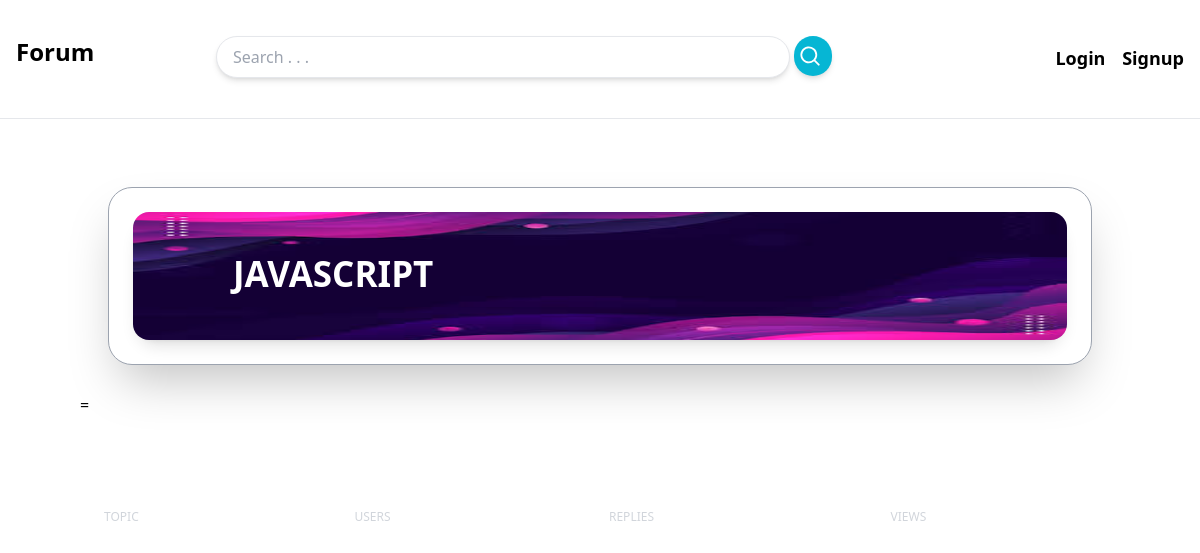
The app's page /category/2/, older data.
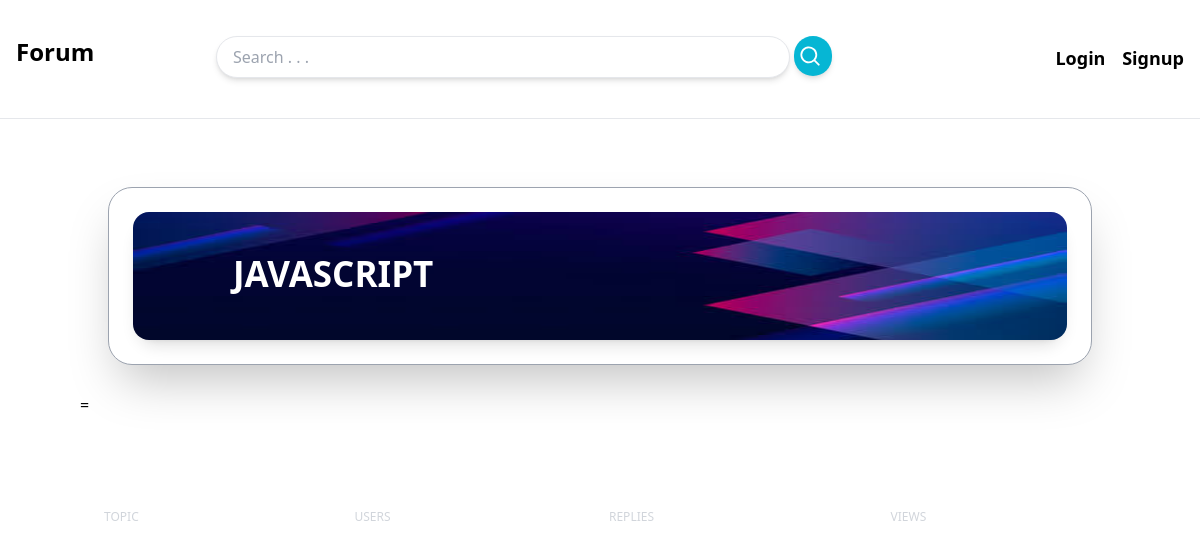
The same page, newer data.
### discussion_app/models.py (models this page shows, shortened)
class Category(models.Model):
    name = models.CharField(max_length=255)
    logo = models.ImageField(upload_to='post_logos/', blank=True, null=True)
    class Meta:
        verbose_name_plural = 'Categories'

### discussion_app/views.py (the view)
# urls.py: path('<int:id>/', views.category_detail, name='category_detail'),
def category_detail(request, id):
    category = get_object_or_404(models.Category, id=id)
    all_posts = category.post_category.all()
    context = {
        'category': category,
    }
    return render(request, 'discussion_app/category.html', context)

### discussion_app/templates/discussion_app/category.html (shortened to what this page needs)
{% extends 'core_app/base.html' %}
{% block content %}
    <div class="grid grid-cols-1 mx-20 my-10">
        <div class="flex justify-center bg-white m-7 overflow-hidden rounded-3xl shadow-2xl border border-gray-400">
            <div class="relative h-32  m-6 rounded-3xl shadow-lg w-full ">
                <img class="w-full h-32 rounded-2xl" src="{{category.logo.url}}" alt="category name">
                <h1 class="absolute left-[100px] bottom-[40px] font-semibold text-[35px] text-white">{{category.name | upper}}</h1>
            </div>
        </div>
=<div class="relative overflow-x-auto mt-20">
    <table class="w-full text-sm text-left text-gray-500 dark:text-gray-400">
        <thead class="text-xs text-gray-300">
            <tr>
                <th scope="col" class="px-6 py-3 font-medium">
                    TOPIC
                </th>
                <th scope="col" class="px-6 py-3 font-medium">
                    USERS
                </th>
                <th scope="col" class="px-6 py-3 font-medium">
                    REPLIES
                </th>
                <th scope="col" class="px-6 py-3 font-medium">
                    VIEWS
                </th>
            </tr>
        </thead>
    </table>
</div>
    </div>
{% endblock %}

### core_app/templates/core_app/base.html (shortened to what this page needs)
<html lang="en">
<head>
    <script src="https://cdn.tailwindcss.com"></script>
</head>
<body>
    <nav class="grid grid-cols-10 my-4 bg-white">
        <div class="col-span-1 px-4 py-2">
            <a href="/">
            <h2 class="font-semibold mt-3 text-2xl ">Forum</h2>
            </a>
        </div>
        <div class="col-span-7 ml-28 my-2">
            <form action="">
                <div class="flex justify-center space-x-1">
                <input type="text" placeholder="Search . . ." class="mt-3 shadow-md px-4 w-full border rounded-full py-2 font-medium">
                <button class="bg-cyan-500 mt-3 hover:bg-cyan-400 text-white rounded-full w-10 h-10 text-md shadow-md items-center">
                    <svg xmlns="http://www.w3.org/2000/svg" viewBox="0 0 20 20" fill="currentColor" class="w-7 h-7 pl-1 ">
                        <path fill-rule="evenodd" d="M9 3.5a5.5 5.5 0 100 11 5.5 5.5 0 000-11zM2 9a7 7 0 1112.452 4.391l3.328 3.329a.75.75 0 11-1.06 1.06l-3.329-3.328A7 7 0 012 9z" clip-rule="evenodd" />
                    </svg>
                </button>
                </div>
            </form>
        </div>
        {% if user.is_authenticated %}
        <div class="col-end-12 px-4 py-2 space-x-3">
            <div class=" flex justify-center gap-3">
                <div class="relative">
                <button class="block h-14 w-14 focus:border-gray-200 focus:border-2 overflow-hidden focus:outline-none rounded-full shadow-lg text-center">
                    <img src="{{ user.userprofile.avatar.url }}"  alt="{{user.username.0}}" class="object-cover w-full h-full text-start font-semibold bg-pink-300 text-xl">
                </button>
                </div>
                    <a href="{% url 'core_app:logout' %}" class="font-semibold mt-3 text-lg h-10 w-10">
                        <svg xmlns="http://www.w3.org/2000/svg" fill="none" viewBox="0 0 24 24" stroke-width="1.5" stroke="currentColor" class="w-6 h-6">
                            <path stroke-linecap="round" stroke-linejoin="round" d="M15.75 9V5.25A2.25 2.25 0 0013.5 3h-6a2.25 2.25 0 00-2.25 2.25v13.5A2.25 2.25 0 007.5 21h6a2.25 2.25 0 002.25-2.25V15m3 0l3-3m0 0l-3-3m3 3H9" />
                          </svg>
                        </a>
        </div>
        {% else %}
        <div class="col-end-12 px-4 py-5 mt-2 space-x-3">
            <a href="{% url 'core_app:login' %}" class="font-semibold text-lg">
                Login
            </a>
            <a href="{% url 'core_app:signup' %}" class="font-semibold text-lg">
                Signup
            </a>
        </div>
        {% endif %}
    </nav>
    <hr>
    {% block content %}
    {% endblock %}
</body>
</html>

Row changes from the older to the newer data that the page shows:
changed Category "JAVASCRIPT": logo: a different picture
